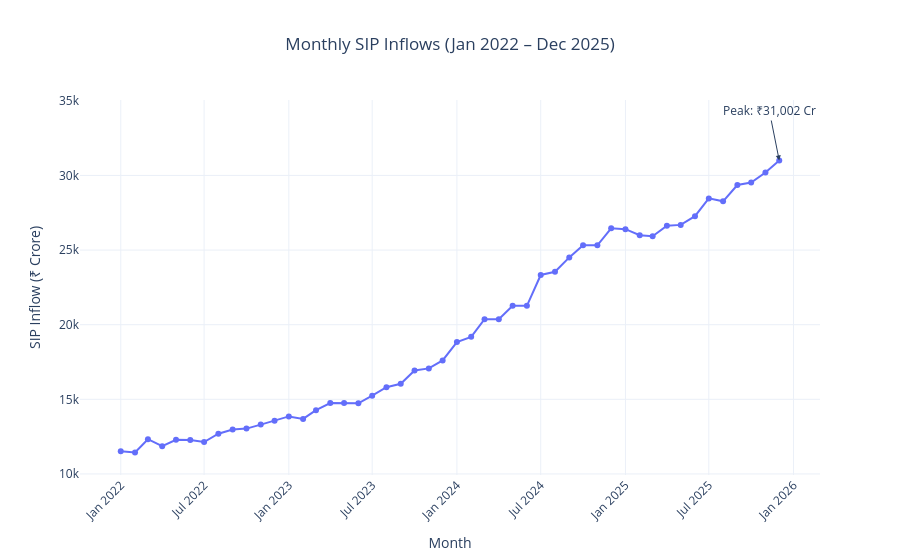

The notebook cell saved with this chart:
### Code cell
fig = px.line(
    monthly_sip_inflows,
    x="month_str",
    y="sip_inflow_crore",
    markers=True,
    title="Monthly SIP Inflows (Jan 2022 – Dec 2025)",
    labels={
        "month_str": "Month",
        "sip_inflow_crore": "SIP Inflow (₹ Crore)"
    }
)

fig.add_annotation(
    x=peak["month"].strftime("%Y-%m"),
    y=peak["sip_inflow_crore"],
    text=f"Peak: ₹{peak['sip_inflow_crore']:,} Cr",
    showarrow=True,
    arrowhead=2,
    ay=-50
)

fig.update_layout(
    template="plotly_white",
    title_x=0.5,
    xaxis_tickangle=-45
)

### Figure 1 — Plotly figure (JSON) as saved in the notebook; plotly's stock layout.template omitted (floating-point values rounded to 4 significant figures)
{"data": [{"hovertemplate": "Month=%{x}<br>SIP Inflow (₹ Crore)=%{y}<extra></extra>", "legendgroup": "", "line": {"color": "#636efa", "dash": "solid"}, "marker": {"symbol": "circle"}, "mode": "lines+markers", "name": "", "orientation": "v", "showlegend": false, "type": "scatter", "x": ["2022-01", "2022-02", "2022-03", "2022-04", "2022-05", "2022-06", "2022-07", "2022-08", "2022-09", "2022-10", "2022-11", "2022-12", "2023-01", "2023-02", "2023-03", "2023-04", "2023-05", "2023-06", "2023-07", "2023-08", "2023-09", "2023-10", "2023-11", "2023-12", "2024-01", "2024-02", "2024-03", "2024-04", "2024-05", "2024-06", "2024-07", "2024-08", "2024-09", "2024-10", "2024-11", "2024-12", "2025-01", "2025-02", "2025-03", "2025-04", "2025-05", "2025-06", "2025-07", "2025-08", "2025-09", "2025-10", "2025-11", "2025-12"], "xaxis": "x", "y": [11517, 11438, 12328, 11863, 12286, 12276, 12140, 12694, 12976, 13040, 13306, 13573, 13856, 13687, 14276, 14749, 14749, 14734, 15245, 15814, 16042, 16928, 17073, 17610, 18838, 19187, 20371, 20371, 21262, 21262, 23332, 23547, 24509, 25323, 25320, 26459, 26400, 25999, 25926, 26632, 26688, 27274, 28464, 28265, 29361, 29529, 30200, 31002], "yaxis": "y"}], "layout": {"annotations": [{"arrowhead": 2, "ay": -50, "showarrow": true, "text": "Peak: ₹31,002 Cr", "x": "2025-12", "y": 31002}], "legend": {"tracegroupgap": 0}, "title": {"text": "Monthly SIP Inflows (Jan 2022 – Dec 2025)", "x": 0.5}, "xaxis": {"anchor": "y", "domain": [0, 1], "tickangle": -45, "title": {"text": "Month"}}, "yaxis": {"anchor": "x", "domain": [0, 1], "title": {"text": "SIP Inflow (₹ Crore)"}}}}
